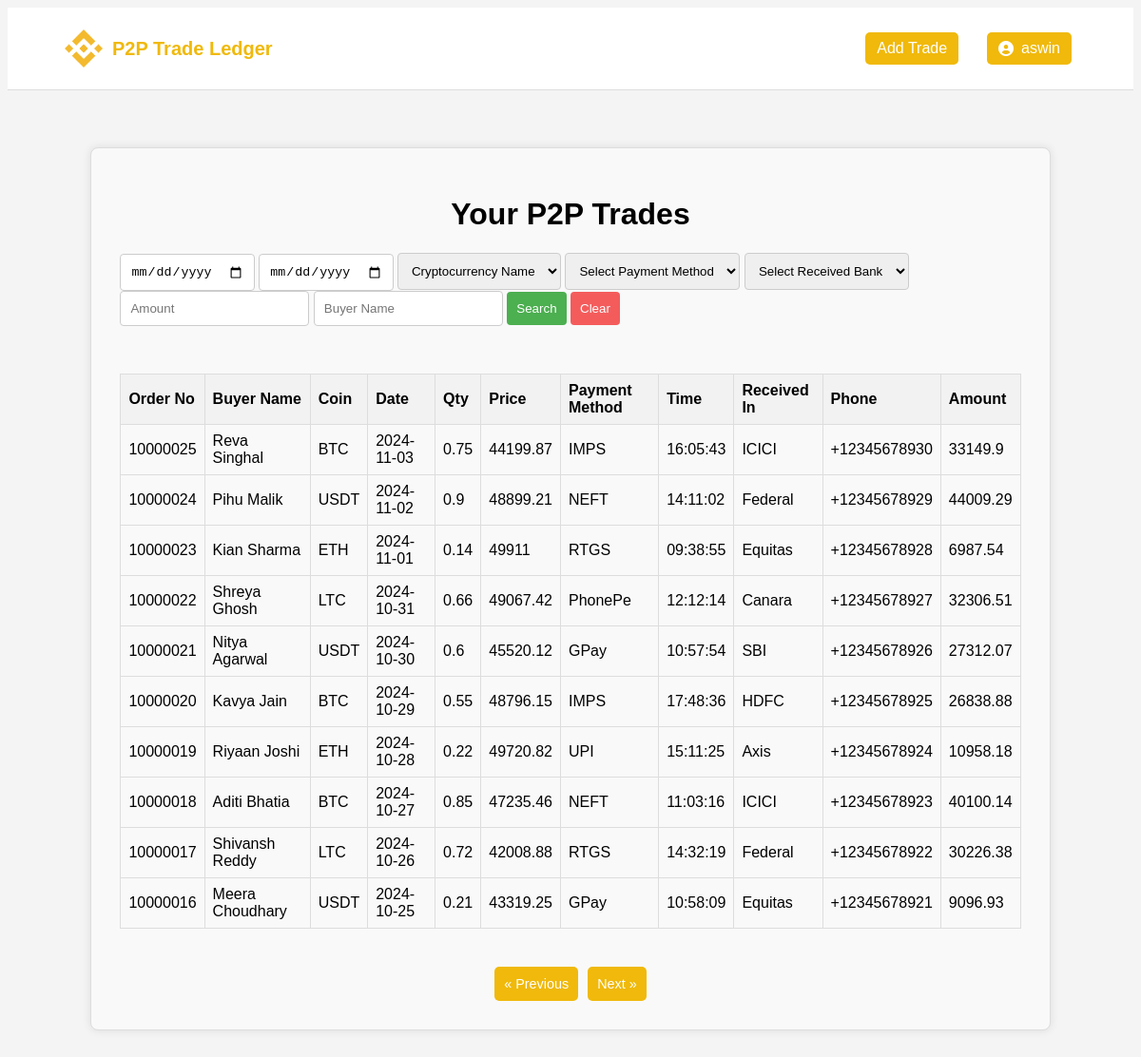
Screenshot of /search?page=3 (signed in) with the database file from the repository.
### tables this page shows
CREATE TABLE price (
    id INTEGER PRIMARY KEY AUTOINCREMENT,  -- Price ID
    OrderNo BIGINT NOT NULL,               -- Binance order number (references trade.OrderNo)
    UnitPrice DECIMAL(10, 2) NOT NULL,     -- Price per unit of crypto
    Quantity DECIMAL(10, 2) NOT NULL,      -- Quantity traded (crypto amount)
    TotalFiat DECIMAL(10, 2) NOT NULL,     -- Total fiat value of the trade
    user_id INTEGER,                       -- User ID (references users.id, to filter data per user)
    FOREIGN KEY (OrderNo) REFERENCES trade(OrderNo)
);

CREATE TABLE trade (
    id INTEGER PRIMARY KEY AUTOINCREMENT,  -- Trade ID
    user_id INTEGER NOT NULL,               -- References users.id (important for filtering user-specific data)
    OrderNo BIGINT NOT NULL,                -- Binance order number
    TradeDate DATE NOT NULL,                -- Date of the trade
    TradeTime TIME NOT NULL,                -- Time of the trade
    UnitPrice DECIMAL(10, 2) NOT NULL,      -- Price per unit of crypto
    Quantity DECIMAL(10, 2) NOT NULL,       -- Quantity traded (crypto amount)
    TotalFiat DECIMAL(10, 2) NOT NULL, Coin text,      -- Total fiat value of the trade
    FOREIGN KEY (user_id) REFERENCES users(id) -- Foreign key to link to users table
);

CREATE TABLE buyer (
    id INTEGER PRIMARY KEY AUTOINCREMENT,  -- Buyer ID
    OrderNo BIGINT NOT NULL,               -- Binance order number (references trade.OrderNo)
    Name VARCHAR(100) NOT NULL,            -- Name of the buyer
    Phone VARCHAR(15),                     -- Contact number (optional)
    user_id INTEGER,                       -- User ID (references users.id)
    FOREIGN KEY (OrderNo) REFERENCES trade(OrderNo)
);

CREATE TABLE payment_methods (
    id INTEGER PRIMARY KEY AUTOINCREMENT,  -- Payment method ID
    OrderNo BIGINT NOT NULL,               -- Binance order number (references trade.OrderNo)
    PaymentMethod VARCHAR(50) NOT NULL,    -- Payment method used (e.g., UPI, bank transfer)
    ReceivedIn VARCHAR(50),                -- Platform where funds were received (e.g., bank account, UPI)
    user_id INTEGER,                       -- User ID (references users.id)
    FOREIGN KEY (OrderNo) REFERENCES trade(OrderNo)
);

### app.py (the view)
@app.route('/search', methods=['GET', 'POST'])
def search():
    if 'user_id' not in session:
        flash('Please log in to continue.', 'warning')
        return redirect(url_for('login'))
    user_id = session['user_id']
    page = request.args.get('page', 1, type=int)
    limit = 10
    offset = (page - 1) * limit
    conn = get_db_connection()
    payment_methods_query = "SELECT DISTINCT PaymentMethod FROM payment_methods"
    received_bank_query = "SELECT DISTINCT ReceivedIn FROM payment_methods"
    payment_methods = [row[0] for row in conn.execute(payment_methods_query).fetchall()]
    received_banks = [row[0] for row in conn.execute(received_bank_query).fetchall()]
    coins = ['BTC', 'ETH', 'LTC', 'USDT', 'USDC', 'BNB', 'SOL', 'XRP', 'TRX', 'BCH']
    start_date = request.form.get('start_date') if request.method == 'POST' else request.args.get('start_date')
    end_date = request.form.get('end_date') if request.method == 'POST' else request.args.get('end_date')
    coin = request.form.get('coin', '').upper() if request.method == 'POST' else request.args.get('coin', '').upper()
    payment_method = request.form.get('payment_method', '') if request.method == 'POST' else request.args.get('payment_method', '')
    received_in = request.form.get('received_in', '') if request.method == 'POST' else request.args.get('received_in', '')
    amount = request.form.get('amount', '') if request.method == 'POST' else request.args.get('amount', '')
    buyer_name = request.form.get('buyer_name', '').upper() if request.method == 'POST' else request.args.get('buyer_name', '').upper()
    trades = []
    total_trades = 0
    query = '''
        SELECT trade.OrderNo, trade.Coin, trade.TradeDate, trade.TradeTime,
               price.UnitPrice, price.Quantity, price.TotalFiat,
               payment_methods.PaymentMethod, payment_methods.ReceivedIn,
               buyer.Name, buyer.Phone
        FROM trade
        JOIN price ON trade.OrderNo = price.OrderNo
        JOIN payment_methods ON trade.OrderNo = payment_methods.OrderNo
        JOIN buyer ON trade.OrderNo = buyer.OrderNo
        WHERE trade.user_id = ?
    '''
    params = [user_id]
    if start_date and end_date:
        query += ' AND trade.TradeDate BETWEEN ? AND ?'
        params.extend([start_date, end_date])
    if coin:
        query += ' AND UPPER(trade.Coin) = ?'
        params.append(coin)
    if payment_method:
        query += ' AND payment_methods.PaymentMethod = ?'
        params.append(payment_method)
    if received_in:
        query += ' AND payment_methods.ReceivedIn = ?'
        params.append(received_in)
    if amount:
        query += ' AND price.TotalFiat = ?'
        params.append(float(amount))
    if buyer_name:
        query += ' AND UPPER(buyer.Name) = ?'
        params.append(buyer_name)
    query += ' ORDER BY trade.OrderNo DESC LIMIT ? OFFSET ?'
    params.extend([limit, offset])
    cur = conn.cursor()
    cur.execute(query, params)
    trades = [dict(trade) for trade in cur.fetchall()]
    count_query = '''
        SELECT COUNT(*)
        FROM trade
        JOIN price ON trade.OrderNo = price.OrderNo
        JOIN payment_methods ON trade.OrderNo = payment_methods.OrderNo
        JOIN buyer ON trade.OrderNo = buyer.OrderNo
        WHERE trade.user_id = ?
    '''
    count_params = [user_id]
    if start_date and end_date:
        count_query += ' AND trade.TradeDate BETWEEN ? AND ?'
        count_params.extend([start_date, end_date])
    if coin:
        count_query += ' AND UPPER(trade.Coin) = ?'
        count_params.append(coin)
    if payment_method:
        count_query += ' AND payment_methods.PaymentMethod = ?'
        count_params.append(payment_method)
    if received_in:
        count_query += ' AND payment_methods.ReceivedIn = ?'
        count_params.append(received_in)
    if amount:
        count_query += ' AND price.TotalFiat = ?'
        count_params.append(float(amount))
    if buyer_name:
        count_query += ' AND UPPER(buyer.Name) = ?'
        count_params.append(buyer_name)
    total_trades = conn.execute(count_query, count_params).fetchone()[0]
    conn.close()
    total_pages = (total_trades + limit - 1) // limit  # Calculate total pages
    searching = request.method == 'POST'  # True if the user is searching
    return render_template('index.html', trades=trades, page=page, total_pages=total_pages, coins=coins,
                           payment_methods=payment_methods, received_banks=received_banks, searching=searching)

### app.py (called while the page is built)
def get_db_connection():
    conn = sqlite3.connect('p2p_trades.db')
    conn.row_factory = sqlite3.Row
    return conn

### templates/index.html (shortened to what this page needs)
<!DOCTYPE html>
<html lang="en">
<head>
    <link rel="stylesheet" href="{{ url_for('static', filename='style.css') }}">
    <link rel="stylesheet" href="https://cdnjs.cloudflare.com/ajax/libs/font-awesome/6.0.0-beta3/css/all.min.css">
</head>
<body>
    <nav class="navbar">
        <a href="/search" class="navbar-brand">
            <img src="{{ url_for('static', filename='binance_logo.png') }}" alt="Binance Logo">
            <span>P2P Trade Ledger</span>
        </a>
        <ul class="navbar-links">
            <li><a href="/add_trade" class="button button-common">Add Trade</a></li>
            <li class="dropdown">
                <a href="#" class="button button-common profile-icon">
                    <i class="fas fa-user-circle"></i>
                    <span class="username">{{ session['username'] }}</span>
                </a>
            </li>
        </ul>
    </nav>
    <div class="container">
        <h1>Your P2P Trades</h1>
        <div class="search-box">
            <form method="POST" action="{{ url_for('search') }}">
                <input type="date" name="start_date" placeholder="Start Date">
                <input type="date" name="end_date" placeholder="End Date">
                <select name="coin">
                    <option value="">Cryptocurrency Name</option>
                </select>
                <select name="payment_method">
                    <option value="">Select Payment Method</option>
                </select>
                <select name="received_in">
                    <option value="">Select Received Bank</option>
                </select>
                <input type="text" name="amount" placeholder="Amount">
                <input type="text" name="buyer_name" placeholder="Buyer Name">
                <button type="submit">Search</button>
                <a href="/search"><button class="search-btn" style="background-color: #f45c5c;">Clear</button></a>
            </form>
        </div>
        <div class="table-container">
            <table>
                <thead>
                    <tr>
                        <th>Order No</th>
                        <th>Buyer Name</th>
                        <th>Coin</th>
                        <th>Date</th>
                        <th>Qty</th>
                        <th>Price</th>
                        <th>Payment Method</th>
                        <th>Time</th>
                        <th>Received In</th>
                        <th>Phone</th>
                        <th>Amount</th>
                    </tr>
                </thead>
                <tbody>
                    {% for trade in trades %}
                    <tr>
                        <td>{{ trade['OrderNo'] }}</td>
                        <td>{{ trade['Name'] }}</td>
                        <td>{{ trade['Coin'] }}</td>
                        <td>{{ trade['TradeDate'] }}</td>
                        <td>{{ trade['Quantity'] }}</td>
                        <td>{{ trade['UnitPrice'] }}</td>
                        <td>{{ trade['PaymentMethod'] }}</td>
                        <td>{{ trade['TradeTime'] }}</td>
                        <td>{{ trade['ReceivedIn'] }}</td>
                        <td>{{ trade['Phone'] }}</td>
                        <td>{{ trade['TotalFiat'] }}</td>
                    </tr>
                    {% endfor %}
                </tbody>
            </table>
        </div>
        <div class="pagination">
            {% if page > 1 %}
            <a href="{{ url_for('search', page=page - 1, **request.form) }}" class="button">&laquo; Previous</a>
            {% endif %}
            {% if page < total_pages %}
            <a href="{{ url_for('search', page=page + 1, **request.form) }}" class="button">Next &raquo;</a>
            {% endif %}
        </div>
    </div>
</body>
</html>

### static/style.css (style rules this page uses)
body { font-family: Arial, sans-serif; background-color: #f4f4f4; }
.container { width: 80%; margin: auto; background: white; padding: 20px; box-shadow: 0 0 10px rgba(0,0,0,0.1); margin-top: 50px; }
h1 { text-align: center; }
form { margin-bottom: 20px; }
table { width: 100%; border-collapse: collapse; margin: 20px 0; }
table, th, td { border: 1px solid #ddd; }
th, td { padding: 8px; text-align: left; }
th { background-color: #f2f2f2; }
button { background-color: #4CAF50; color: white; padding: 10px; border: none; cursor: pointer; }
.navbar { background-color: #ffffff; padding: 10px; }
.navbar-brand { color: rgb(0, 0, 0); font-size: 1.5em; text-decoration: none; }
.navbar-links { list-style-type: none; display: flex; justify-content: flex-end; }
.navbar-links li { margin-left: 20px; position: relative; }
.button { background-color: #ffffff; color: #007bff; border-radius: 5px; padding: 5px 10px; text-decoration: none; font-size: 0.9em; transition: background-color 0.3s, color 0.3s; }
.profile-icon { font-size: 1.5em; cursor: pointer; }
.dropdown { position: relative; }
.search-box { margin: 20px 0; }
.table-container { margin-top: 20px; }
table { width: 100%; border-collapse: collapse; }
th, td { border: 1px solid #ddd; padding: 8px; text-align: left; }
.pagination { display: flex; justify-content: center; margin-top: 20px; }
.pagination .button { margin: 0 5px; background-color: #F0B90B; color: white; padding: 10px; text-decoration: none; border-radius: 5px; }
.button-common { display: inline-block; padding: 10px 20px; font-size: 16px; border-radius: 4px; text-align: center; margin: 0 5px; }

### templates/index.html (style rules this page uses)
.container { max-width: 1400px; margin: 60px auto; padding: 30px; border: 1px solid #ddd; border-radius: 8px; background-color: #f9f9f9; }
.search-box { display: flex; flex-wrap: wrap; gap: 10px; margin-bottom: 20px; }
.search-box input, .search-box select { flex: 1 1 200px; padding: 10px; border: 1px solid #ccc; border-radius: 4px; box-sizing: border-box; }
.search-box button { padding: 10px; background-color: #4CAF50; color: white; border: none; border-radius: 4px; cursor: pointer; }
.table-container { overflow-x: auto; }
table { width: 100%; border-collapse: collapse; margin-top: 10px; }
th, td { padding: 8px; text-align: left; border: 1px solid #ddd; }
th { background-color: #f2f2f2; }
.pagination { margin-top: 20px; }
.pagination a { padding: 10px 15px; background-color: #4CAF50; color: white; text-decoration: none; border-radius: 4px; margin: 0 5px; }
.navbar { display: flex; justify-content: space-between; align-items: center; padding: 10px 60px; background-color: white; border-bottom: 1px solid #ddd; }
.navbar-brand { display: flex; align-items: center; }
.navbar-brand img { height: 40px; margin-right: 10px; }
.navbar-brand span { color: #F0B90B; font-size: 20px; font-weight: bold; }
.navbar-links { display: flex; align-items: center; }
.navbar-links li { list-style-type: none; margin-left: 20px; }
.button-common { color: white; text-decoration: none; padding: 8px 12px; background-color: #F0B90B; border-radius: 5px; }
.dropdown { position: relative; display: inline-block; }
.profile-icon { display: flex; align-items: center; }
.username { margin-left: 8px; }

### rows the page displays
price: OrderNo "10000025", Name "Reva Singhal", Coin "BTC", TradeDate "2024-11-03", Quantity "0.75", UnitPrice "44199.87", PaymentMethod "IMPS", TradeTime "16:05:43", ReceivedIn "ICICI", Phone "+12345678930", TotalFiat "33149.9"
price: OrderNo "10000024", Name "Pihu Malik", Coin "USDT", TradeDate "2024-11-02", Quantity "0.9", UnitPrice "48899.21", PaymentMethod "NEFT", TradeTime "14:11:02", ReceivedIn "Federal", Phone "+12345678929", TotalFiat "44009.29"
price: OrderNo "10000023", Name "Kian Sharma", Coin "ETH", TradeDate "2024-11-01", Quantity "0.14", UnitPrice "49911", PaymentMethod "RTGS", TradeTime "09:38:55", ReceivedIn "Equitas", Phone "+12345678928", TotalFiat "6987.54"
price: OrderNo "10000022", Name "Shreya Ghosh", Coin "LTC", TradeDate "2024-10-31", Quantity "0.66", UnitPrice "49067.42", PaymentMethod "PhonePe", TradeTime "12:12:14", ReceivedIn "Canara", Phone "+12345678927", TotalFiat "32306.51"
price: OrderNo "10000021", Name "Nitya Agarwal", Coin "USDT", TradeDate "2024-10-30", Quantity "0.6", UnitPrice "45520.12", PaymentMethod "GPay", TradeTime "10:57:54", ReceivedIn "SBI", Phone "+12345678926", TotalFiat "27312.07"
price: OrderNo "10000020", Name "Kavya Jain", Coin "BTC", TradeDate "2024-10-29", Quantity "0.55", UnitPrice "48796.15", PaymentMethod "IMPS", TradeTime "17:48:36", ReceivedIn "HDFC", Phone "+12345678925", TotalFiat "26838.88"
price: OrderNo "10000019", Name "Riyaan Joshi", Coin "ETH", TradeDate "2024-10-28", Quantity "0.22", UnitPrice "49720.82", PaymentMethod "UPI", TradeTime "15:11:25", ReceivedIn "Axis", Phone "+12345678924", TotalFiat "10958.18"
price: OrderNo "10000018", Name "Aditi Bhatia", Coin "BTC", TradeDate "2024-10-27", Quantity "0.85", UnitPrice "47235.46", PaymentMethod "NEFT", TradeTime "11:03:16", ReceivedIn "ICICI", Phone "+12345678923", TotalFiat "40100.14"
price: OrderNo "10000017", Name "Shivansh Reddy", Coin "LTC", TradeDate "2024-10-26", Quantity "0.72", UnitPrice "42008.88", PaymentMethod "RTGS", TradeTime "14:32:19", ReceivedIn "Federal", Phone "+12345678922", TotalFiat "30226.38"
price: OrderNo "10000016", Name "Meera Choudhary", Coin "USDT", TradeDate "2024-10-25", Quantity "0.21", UnitPrice "43319.25", PaymentMethod "GPay", TradeTime "10:58:09", ReceivedIn "Equitas", Phone "+12345678921", TotalFiat "9096.93"

### other values shown
{{ session['username'] }} "aswin"
